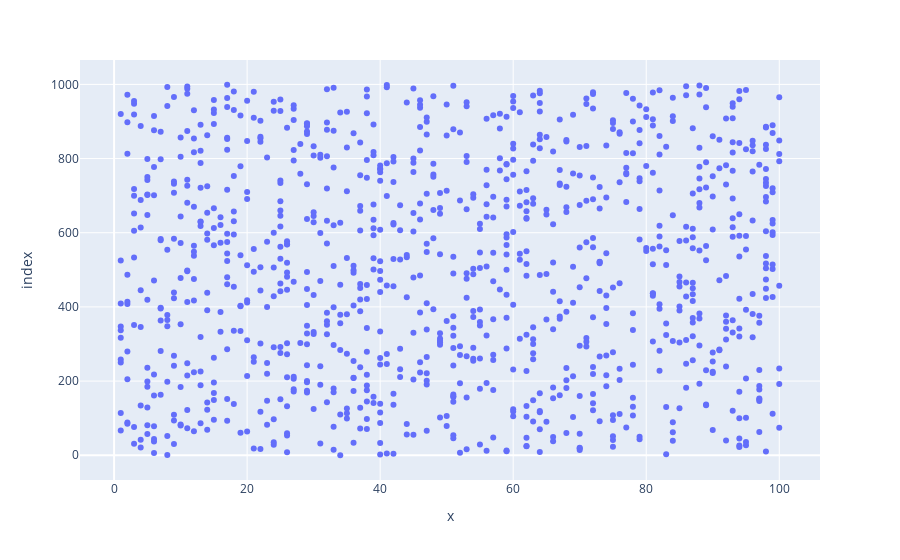

The cell this chart's notebook holds for it:
### Markdown cell above
## scatter plot for random 1000 x and y coordinates

### Code cell
import plotly.express as px
import numpy as np


# creating random data through randomint
# function of numpy.random
np.random.seed(42)

random_x= np.random.randint(1,101,1000)
random_y= np.random.randint(1,101,1000)

plot = px.scatter(random_x, random_y)
plot.layout
plot.show()

### Figure 1 — Plotly figure (JSON) as saved in the notebook; plotly's stock layout.template omitted (floating-point values rounded to 4 significant figures; data arrays with more than 128 entries replaced by an {"elided": "..."} marker saying what was removed)
{"data": [{"hovertemplate": "x=%{x}<br>index=%{y}<extra></extra>", "legendgroup": "", "marker": {"color": "#636efa", "symbol": "circle"}, "mode": "markers", "name": "", "orientation": "h", "showlegend": false, "x": {"elided": "1000 int values"}, "xaxis": "x", "y": {"elided": "1000 int values"}, "yaxis": "y", "type": "scatter"}], "layout": {"xaxis": {"anchor": "y", "domain": [0.0, 1.0], "title": {"text": "x"}}, "yaxis": {"anchor": "x", "domain": [0.0, 1.0], "title": {"text": "index"}}, "legend": {"tracegroupgap": 0}, "margin": {"t": 60}}}
